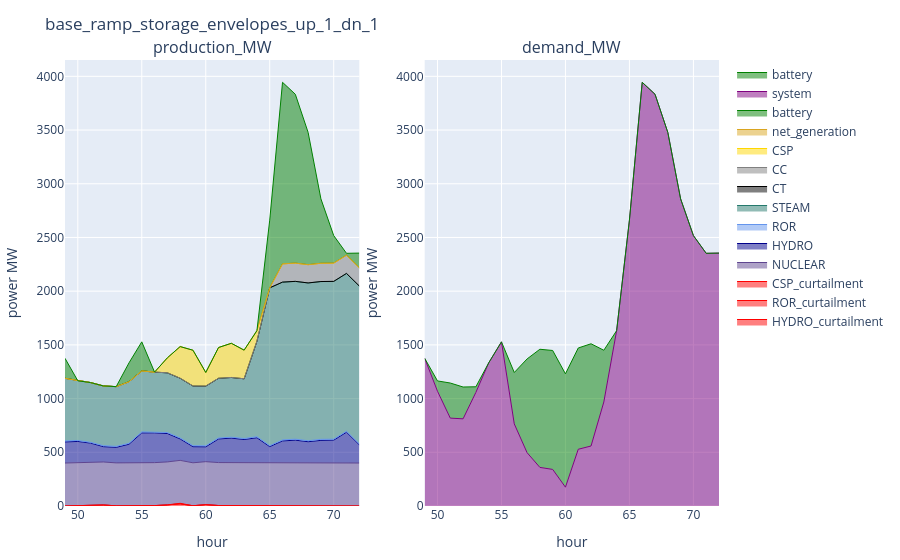

The code cell stored with this chart in its notebook:
### Code cell
config_ = config_2
supply_uc_ = supply_uc[(supply_uc.configuration .== config_) .& (supply_uc.day .== day_), :]
demand_uc_ = demand_uc[(demand_uc.configuration .== config_) .& (demand_uc.day .== day_), :]
reserve_uc_ = reserve_uc[(reserve_uc.configuration .== config_) .& (reserve_uc.day .== day_), :]
plot_supply_demand(supply_uc_, demand_uc_, string(config_))

### Figure 1 — Plotly figure (JSON) as saved in the notebook; plotly's stock layout.template omitted (floating-point values rounded to 4 significant figures)
{"data": [{"line": {"color": "red", "shape": "line", "width": 1}, "mode": "lines", "name": "HYDRO_curtailment", "stackgroup": "one", "type": "scatter", "x": [49, 50, 51, 52, 53, 54, 55, 56, 57, 58, 59, 60, 61, 62, 63, 64, 65, 66, 67, 68, 69, 70, 71, 72], "xaxis": "x1", "y": [0.003862, 1.448, 2.798, 9.87, 1.325, 0.009213, 0.007413, 3.724, 10.37, 19.81, 2.299, 12.67, 4.296, 3.302, 0.9989, 3.534e-10, 1.457e-11, 1.407e-11, 1.407e-11, 1.457e-11, 1.454e-11, 1.457e-11, 1.453e-11, 1.456e-11], "yaxis": "y1"}, {"line": {"color": "red", "shape": "line", "width": 1}, "mode": "lines", "name": "ROR_curtailment", "stackgroup": "one", "type": "scatter", "x": [51, 62], "xaxis": "x1", "y": [1.448, 1.029], "yaxis": "y1"}, {"line": {"color": "red", "shape": "line", "width": 1}, "mode": "lines", "name": "CSP_curtailment", "stackgroup": "one", "type": "scatter", "x": [58], "xaxis": "x1", "y": [5.095], "yaxis": "y1"}, {"line": {"color": "rgba(95, 70, 144, 1)", "shape": "line", "width": 1}, "mode": "lines", "name": "NUCLEAR", "stackgroup": "one", "type": "scatter", "x": [49, 50, 51, 52, 53, 54, 55, 56, 57, 58, 59, 60, 61, 62, 63, 64, 65, 66, 67, 68, 69, 70, 71, 72], "xaxis": "x1", "y": [400.0, 400.0, 400.0, 400.0, 400.0, 400.0, 400.0, 400.0, 400.0, 400.0, 400.0, 400.0, 400.0, 400.0, 400.0, 400.0, 400.0, 400.0, 400.0, 400.0, 400.0, 400.0, 400.0, 400.0], "yaxis": "y1"}, {"line": {"color": "darkblue", "shape": "line", "width": 1}, "mode": "lines", "name": "HYDRO", "stackgroup": "one", "type": "scatter", "x": [49, 50, 51, 52, 53, 54, 55, 56, 57, 58, 59, 60, 61, 62, 63, 64, 65, 66, 67, 68, 69, 70, 71, 72], "xaxis": "x1", "y": [196.7, 199.4, 181.1, 142.5, 144.8, 174.9, 280.5, 277.4, 264.4, 199.3, 149.8, 138.5, 219.8, 227.8, 218.1, 235.3, 152.7, 205.9, 212.9, 198.3, 211.1, 213.1, 286.9, 169.9], "yaxis": "y1"}, {"line": {"color": "cornflowerblue", "shape": "line", "width": 1}, "mode": "lines", "name": "ROR", "stackgroup": "one", "type": "scatter", "x": [49, 50, 51, 52, 53, 54, 55, 56, 57, 58, 59, 60, 61, 62, 63, 64, 65, 66, 67, 68, 69, 70, 71, 72], "xaxis": "x1", "y": [9.098, 9.098, 7.65, 9.303, 9.098, 9.098, 9.502, 9.303, 9.303, 9.303, 9.303, 9.303, 9.098, 8.274, 9.303, 9.502, 9.303, 9.303, 9.303, 9.303, 9.502, 9.098, 9.303, 9.098], "yaxis": "y1"}, {"line": {"color": "rgba(36, 121, 108, 1)", "shape": "line", "width": 1}, "mode": "lines", "name": "STEAM", "stackgroup": "one", "type": "scatter", "x": [49, 50, 51, 52, 53, 54, 55, 56, 57, 58, 59, 60, 61, 62, 63, 64, 65, 66, 67, 68, 69, 70, 71, 72], "xaxis": "x1", "y": [582.9, 556.0, 556.0, 556.0, 556.0, 572.6, 567.9, 556.0, 556.0, 556.0, 556.0, 556.0, 556.0, 556.0, 556.0, 889.8, 1469.0, 1469.0, 1469.0, 1469.0, 1469.0, 1469.0, 1469.0, 1469.0], "yaxis": "y1"}, {"line": {"color": "black", "shape": "line", "width": 1}, "mode": "lines", "name": "CT", "stackgroup": "one", "type": "scatter", "x": [49, 50, 51, 52, 53, 54, 55, 56, 57, 58, 59, 60, 61, 62, 63, 64, 65, 66, 67, 68, 69, 70, 71, 72], "xaxis": "x1", "y": [0, 0, 0, 0, 0, 0, 0, 0, 0, 0, 0, 0, 0, 0, 0, 0, 0, 0, 0, 0, 0, 0, 0, 0], "yaxis": "y1"}, {"line": {"color": "grey", "shape": "line", "width": 1}, "mode": "lines", "name": "CC", "stackgroup": "one", "type": "scatter", "x": [49, 50, 51, 52, 53, 54, 55, 56, 57, 58, 59, 60, 61, 62, 63, 64, 65, 66, 67, 68, 69, 70, 71, 72], "xaxis": "x1", "y": [0, 0, 0, 0, 0, 0, 0, 0, 0, 0, 0, 0, 0, 0, 0, 0, 0, 170.0, 170.0, 170.0, 170.0, 170.0, 170.0, 170.0], "yaxis": "y1"}, {"line": {"color": "gold", "shape": "line", "width": 1}, "mode": "lines", "name": "CSP", "stackgroup": "one", "type": "scatter", "x": [49, 50, 51, 52, 53, 54, 55, 56, 57, 58, 59, 60, 61, 62, 63, 64, 65, 66, 67, 68, 69, 70, 71, 72], "xaxis": "x1", "y": [0, 0, 0, 0, 0, 0, 0, 0, 139.4, 294.6, 332.8, 126.6, 286.1, 318.2, 266.4, 98.0, 0, 0, 0, 0, 0, 0, 0, 0], "yaxis": "y1"}, {"line": {"color": "goldenrod", "shape": "line", "width": 1}, "mode": "lines", "name": "net_generation", "stackgroup": "one", "type": "scatter", "x": [49, 50, 51, 52, 53, 54, 55, 56, 57, 58, 59, 60, 61, 62, 63, 64, 65, 66, 67, 68, 69, 70, 71, 72], "xaxis": "x1", "y": [0, 0, 0, 0, 0, 0, 0, 0, 0, 0, 0, 0, 0, 0, 0, 0, 0, 0, 0, 0, 0, 0, 0, 0], "yaxis": "y1"}, {"line": {"color": "green", "shape": "line", "width": 1}, "mode": "lines", "name": "battery", "stackgroup": "one", "type": "scatter", "x": [49, 50, 51, 52, 53, 54, 55, 56, 57, 58, 59, 60, 61, 62, 63, 64, 65, 66, 67, 68, 69, 70, 71, 72], "xaxis": "x1", "y": [186.2, 0.0139, 0.05077, 0.03286, 0.01161, 175.6, 270.4, 0.01743, 2.373e-10, 1.793e-10, 0.02269, 0.01898, 0.007207, 0.02367, 0.003002, 1.389e-09, 630.4, 1690.0, 1572.0, 1231.0, 599.9, 256.2, 17.32, 136.5], "yaxis": "y1"}, {"line": {"color": "purple", "shape": "line", "width": 1}, "mode": "lines", "name": "system", "stackgroup": "one", "type": "scatter", "x": [49, 50, 51, 52, 53, 54, 55, 56, 57, 58, 59, 60, 61, 62, 63, 64, 65, 66, 67, 68, 69, 70, 71, 72], "xaxis": "x2", "y": [1375.0, 1068.0, 818.0, 811.6, 1058.0, 1332.0, 1528.0, 764.2, 496.4, 359.4, 340.6, 175.1, 528.2, 558.5, 968.4, 1633.0, 2661.0, 3944.0, 3833.0, 3478.0, 2859.0, 2517.0, 2353.0, 2354.0], "yaxis": "y2"}, {"line": {"color": "green", "shape": "line", "width": 1}, "mode": "lines", "name": "battery", "stackgroup": "one", "type": "scatter", "x": [49, 50, 51, 52, 53, 54, 55, 56, 57, 58, 59, 60, 61, 62, 63, 64, 65, 66, 67, 68, 69, 70, 71, 72], "xaxis": "x2", "y": [0, 96.59, 326.8, 296.2, 51.98, 0.003611, 0.03821, 478.6, 872.7, 1100.0, 1107.0, 1055.0, 942.8, 951.8, 481.5, 0, 0, 1.921e-10, 6.551e-10, 0, 0, 0, 1.026e-09, 2.006e-10], "yaxis": "y2"}], "layout": {"annotations": [{"font": {"size": 16}, "showarrow": false, "text": "production_MW", "x": 0.225, "xanchor": "center", "xref": "paper", "y": 1, "yanchor": "bottom", "yref": "paper"}, {"font": {"size": 16}, "showarrow": false, "text": "demand_MW", "x": 0.775, "xanchor": "center", "xref": "paper", "y": 1, "yanchor": "bottom", "yref": "paper"}], "margin": {"b": 50, "l": 50, "r": 50, "t": 60}, "title": "base_ramp_storage_envelopes_up_1_dn_1", "xaxis1": {"anchor": "y1", "domain": [0, 0.45], "title": {"text": "hour"}}, "xaxis2": {"anchor": "y2", "domain": [0.55, 1], "title": {"text": "hour"}}, "yaxis1": {"anchor": "x1", "domain": [0, 1], "title": {"text": "power MW"}}, "yaxis2": {"anchor": "x2", "domain": [0, 1], "title": {"text": "power MW"}}}}
